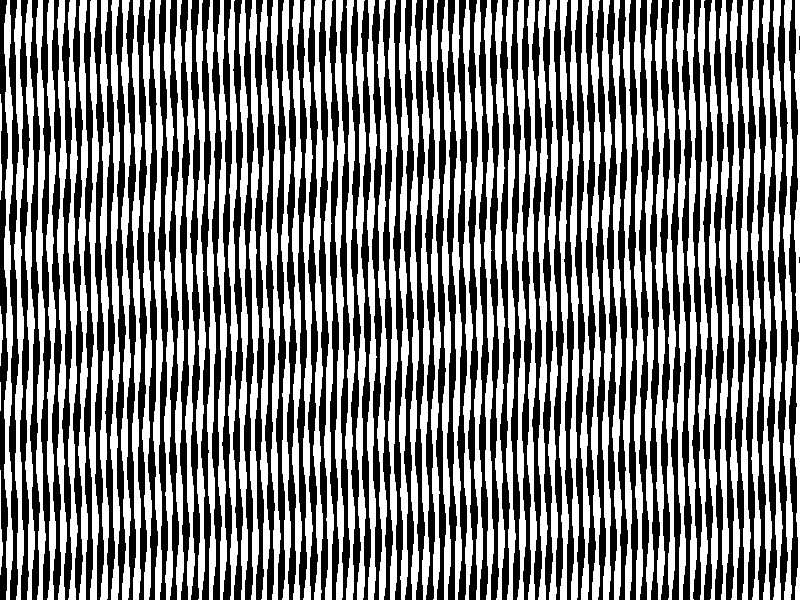
#> input picture lab1/5_binary/data/cover.png, 800 x 600 px
$ python exp_5_1.py
#> lines starting #> are read from the running program, lines starting #| are printed output that depends on the picture; after the words box and inside, x2 and y2 are one past the last pixel; in counts of white or black regions, pixels touching at a corner belong together
"""5.1：二值图像边界隐写，分析R0、R1和lambda对随机加噪的鲁棒性。"""
from pathlib import Path
import csv
import math

import matplotlib
matplotlib.use("Agg")
import matplotlib.pyplot as plt
import numpy as np
from PIL import Image
from scipy.ndimage import maximum_filter, minimum_filter

BASE = Path(__file__).resolve().parent
COVER = BASE / "data/cover.png"
MESSAGE = BASE / "data/message.txt"
OUTPUT = BASE / "output/5_1"
R0, R1, LAMBDA = .45, .55, .02
SEED = 2026  # 作为密钥，决定块的遍历顺序及块内随机取点。
THRESHOLDS = [(.49, .51), (.45, .55), (.40, .60)]
LAMBDAS = [.01, .02, .04]
NOISE = [0, .005, .01, .02, .05, .10]


def bounds(r0, r1, lam):
    """有效带对应的黑像素数量，10×10块每像素为1%。"""
    return (math.ceil((r0 - lam) * 100 - 1e-9), math.floor(r0 * 100 + 1e-9),
            math.ceil(r1 * 100 - 1e-9), math.floor((r1 + lam) * 100 + 1e-9))


def adjust(block, target, boundary, order):
    """只翻转原始八邻域边界上的点，避免新边界不断向外扩散。"""
    delta = target - int(block.sum())
    flat = block.reshape(-1)
    candidates = order[boundary.reshape(-1)[order] & (flat[order] == (delta < 0))]
    if len(candidates) < abs(delta):
        return None
    result = block.copy().reshape(-1)
    result[candidates[:abs(delta)]] = delta > 0
    return result.reshape(10, 10)


def embed(image, bits, r0, r1, lam, seed):
    black = image < 128
    rows, cols = black.shape[0] // 10, black.shape[1] // 10
    lo0, hi0, lo1, hi1 = bounds(r0, r1, lam)
    targets = ((lo0 + hi0) // 2, (lo1 + hi1 + 1) // 2)
    low = math.ceil((r0 - 3 * lam) * 100 - 1e-9)
    high = math.floor((r1 + 3 * lam) * 100 + 1e-9)
    rng = np.random.default_rng(seed)
    block_order = rng.permutation(rows * cols)
    k = 0
    for index in block_order:
        if k == len(bits):
            break
        row, col = divmod(int(index), cols)
        block = black[row*10:(row+1)*10, col*10:(col+1)*10]
        count = int(block.sum())
        bit = int(bits[k])
        # 采用块内部的八邻域，候选集合在修改前固定。
        boundary = maximum_filter(block, size=3, mode="nearest") != minimum_filter(block, size=3, mode="nearest")
        order = rng.permutation(100)
        usable = low <= count <= lo1 if bit == 0 else hi0 <= count <= high
        changed = adjust(block, targets[bit], boundary, order) if usable else None
        if changed is not None:
            block[:] = changed
            k += 1
        elif lo0 <= count <= hi0 or lo1 <= count <= hi1:
            # 原本在有效带的块若被跳过，须标为无效，以免提取时多读一位。
            invalid = sorted([max(0, low-1), min(100, high+1)], key=lambda x: abs(x-count))
            for target in invalid + [50, hi0+1, lo1-1]:
                changed = adjust(block, target, boundary, order)
                if changed is not None:
                    block[:] = changed
                    break
            else:
                raise ValueError("边界像素不足，无法将跳过的块标为无效。")
    if k < len(bits):
        raise ValueError(f"可用二值块不足：需要{len(bits)}块，只能嵌入{k}位。")
    return np.where(black, 0, 255).astype(np.uint8)


def extract(image, n, r0, r1, lam, seed):
    black = image < 128
    rows, cols = black.shape[0] // 10, black.shape[1] // 10
    counts = black[:rows*10, :cols*10].reshape(rows, 10, cols, 10).sum(axis=(1, 3)).reshape(-1)
    lo0, hi0, lo1, hi1 = bounds(r0, r1, lam)
    bits = []
    for index in np.random.default_rng(seed).permutation(rows * cols):
        count = int(counts[index])
        if lo0 <= count <= hi0:
            bits.append(0)
        elif lo1 <= count <= hi1:
            bits.append(1)
        if len(bits) == n:
            break
    return np.asarray(bits, dtype=np.uint8)


def add_noise(image, probability):
    flips = np.random.default_rng(SEED).random(image.shape) < probability
    return np.where(flips, 255 - image, image).astype(np.uint8)


image = np.array(Image.open(COVER).convert("L"))
#> image is the input picture: shape (600, 800); 50% white; 79 white regions, largest, box (x1, y1, x2, y2) and area: (132, 0, 142, 600) 3237, (783, 0, 793, 600) 3236, (110, 0, 120, 600) 3235
image = np.where(image < 128, 0, 255).astype(np.uint8)
bits = np.unpackbits(np.frombuffer(MESSAGE.read_bytes(), dtype=np.uint8))
#> (reads lab1/5_binary/data/message.txt from the repository)
OUTPUT.mkdir(parents=True, exist_ok=True)
stego = embed(image, bits, R0, R1, LAMBDA, SEED)
#> the loop in embed, `for index in block_order:` made 840 passes
#> (count, usable, invalid) on pass 56: (43, False, [38, 62])
#> (count, usable) on passes 13, 16, 22, 24, 42, 59: (50, True), (60, True), (42, True), (41, True), (49, True), (61, True)
#> after the loop in embed, `for index in block_order:`: k = 320
#> in embed, `return np.where(black, 0, 255).astype(np.uint8)`:
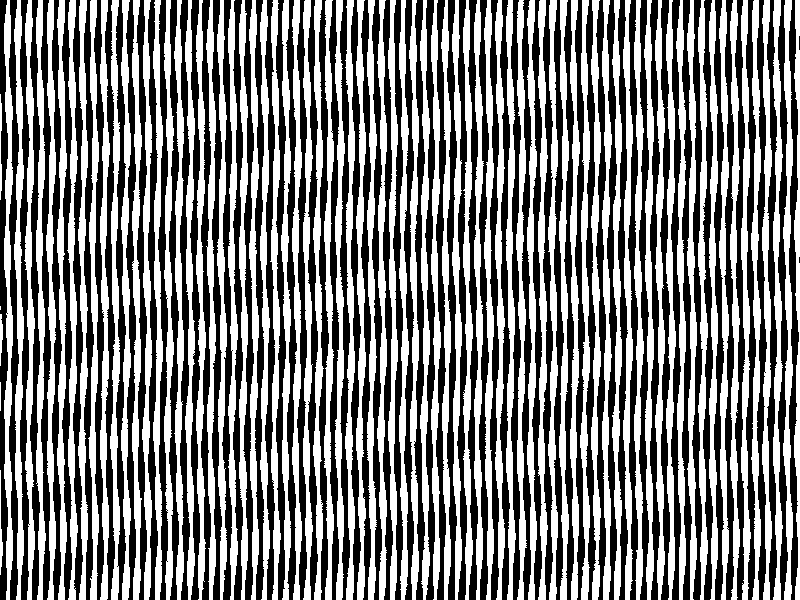
#> returned value: shape (600, 800); 50% white; 80 white regions (1 under 20 px), largest, box (x1, y1, x2, y2) and area: (110, 0, 120, 600) 3255, (132, 0, 142, 600) 3255, (741, 0, 751, 600) 3245
Image.fromarray(stego).save(OUTPUT / "stego.png")
saved = np.array(Image.open(OUTPUT / "stego.png").convert("L"))
recovered = extract(saved, len(bits), R0, R1, LAMBDA, SEED)
#> in extract, `counts = black[:rows*10, :cols*10].reshape(rows, 10, cols, 10).sum(axi..`: counts = 4800 values, max 78 at index 483, min 22 at index 3454, mean 50.04
#> the loop in extract, `for index in np.random.default_rng(seed).permutation(rows * cols):` made 839 passes
#> count on passes 1 to 3: 38, 33, 40
#> after the loop in extract, `for index in np.random.default_rng(seed).permutation(rows * cols):`: bits = 320 values, max 1 at index 0, min 0 at index 3, mean 0.491
#> recovered has the same summary as bits in extract
(OUTPUT / "extracted.txt").write_bytes(np.packbits(recovered).tobytes())
noisy = add_noise(stego, .02)
#> in add_noise, `return np.where(flips, 255 - image, image).astype(np.uint8)`:
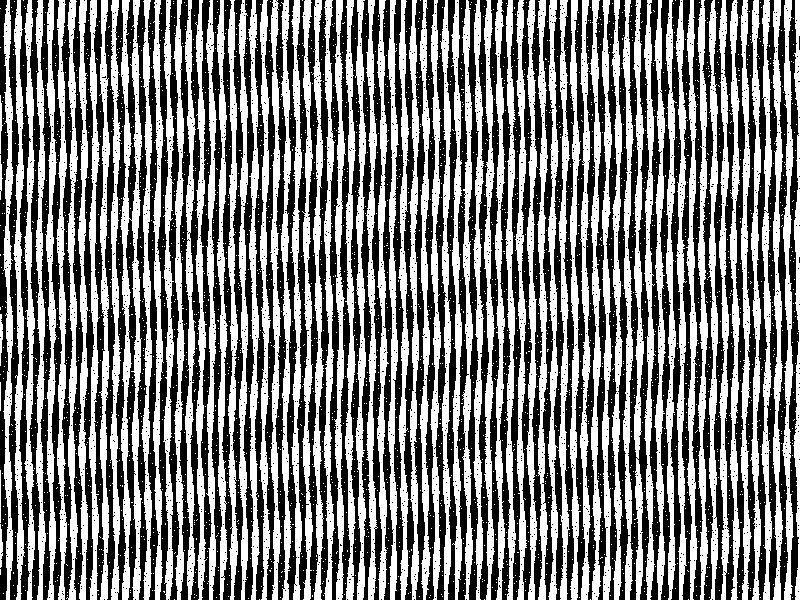
#> returned value: shape (600, 800); 50% white; 2733 white regions (2653 under 20 px), largest, box (x1, y1, x2, y2) and area: (120, 0, 142, 600) 6379, (782, 0, 794, 600) 3220, (740, 0, 752, 600) 3216
Image.fromarray(noisy).save(OUTPUT / "noise_2pct.png")

fig, axes = plt.subplots(1, 3, figsize=(12, 4))
for ax, title, data in zip(axes, ["Original", "Binary stego", "2% random pixel flips"], [image, stego, noisy]):
    ax.imshow(data, cmap="gray", vmin=0, vmax=255)
    ax.set_title(title)
    ax.axis("off")
#> this loop made 3 passes
#> title on passes 1 to 3: 'Original', 'Binary stego', '2% random pixel flips'
fig.tight_layout()
fig.savefig(OUTPUT / "comparison.png", dpi=150)
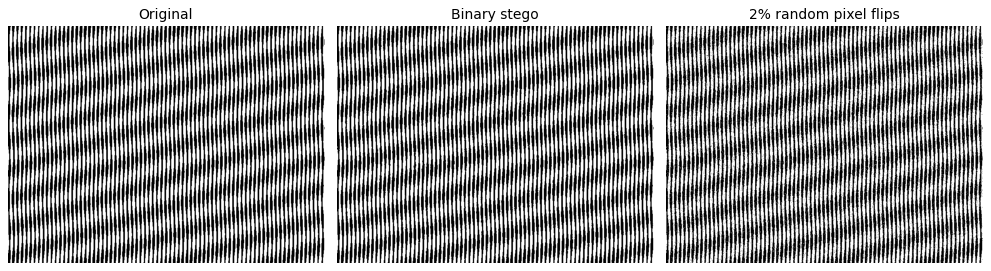
#> figure drawn by matplotlib, 3 panels
plt.close(fig)

results = []
for r0, r1 in THRESHOLDS:
    for lam in LAMBDAS:
        encoded = embed(image, bits, r0, r1, lam, SEED)
        for probability in NOISE:
            decoded = extract(add_noise(encoded, probability), len(bits), r0, r1, lam, SEED)
            # 按实际提取顺序比较；未提取到的位也计为错误。
            errors = int(np.count_nonzero(decoded != bits[:len(decoded)])) + len(bits) - len(decoded)
            results.append({"r0": r0, "r1": r1, "lambda": lam,
                            "noise_probability": probability, "error_rate": errors / len(bits)})
#> this loop made 3 passes
#> pass 1, in extract (call 8), `black = image < 128`:
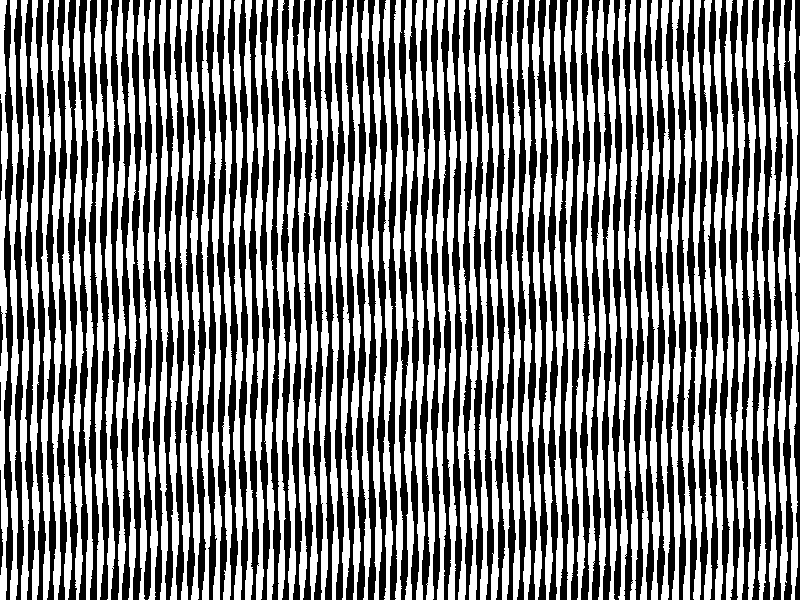
#> black: shape (600, 800) bool; 50.1% white; 80 black regions (1 under 20 px), largest, box (x1, y1, x2, y2) and area: (121, 0, 131, 600) 3247, (591, 0, 601, 600) 3244, (367, 0, 377, 600) 3236
#> pass 1, in extract (call 14), `black = image < 128`:
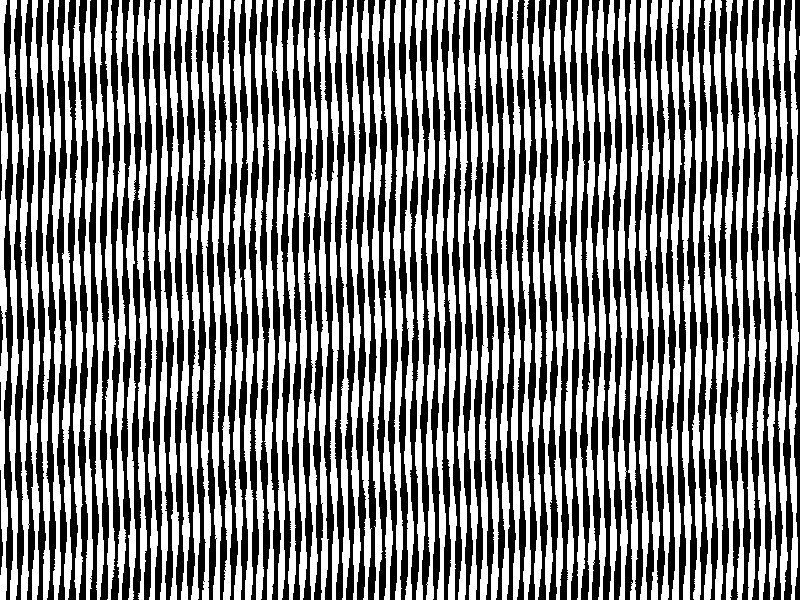
#> black: shape (600, 800) bool; 50.1% white; 79 black regions, largest, box (x1, y1, x2, y2) and area: (783, 0, 793, 600) 3251, (367, 0, 377, 600) 3240, (538, 0, 548, 600) 3240
#> after the loop:
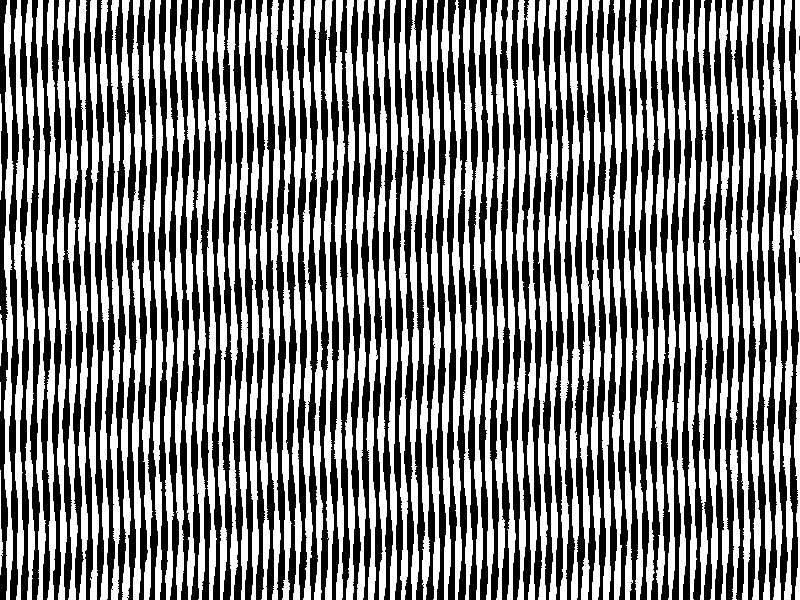
#> encoded: shape (600, 800); 50% white; 80 white regions (1 under 20 px), largest, box (x1, y1, x2, y2) and area: (741, 0, 751, 600) 3261, (783, 0, 793, 600) 3250, (153, 0, 163, 600) 3239
with (OUTPUT / "noise_results.csv").open("w", encoding="utf-8", newline="") as f:
    writer = csv.DictWriter(f, fieldnames=["r0", "r1", "lambda", "noise_probability", "error_rate"])
    writer.writeheader()
    writer.writerows(results)

fig, axes = plt.subplots(1, 3, figsize=(15, 4))
for ax, (r0, r1) in zip(axes, THRESHOLDS):
    for lam in LAMBDAS:
        selected = [r for r in results if r["r0"] == r0 and r["lambda"] == lam]
        ax.plot(NOISE, [r["error_rate"] for r in selected], marker="o", label=f"lambda={lam:.0%}")
    ax.set(title=f"R0={r0:.0%}, R1={r1:.0%}", xlabel="Pixel flip probability", ylabel="Extraction error rate")
    ax.legend()
    ax.grid(alpha=.2)
fig.tight_layout()
fig.savefig(OUTPUT / "noise_robustness.png", dpi=150)
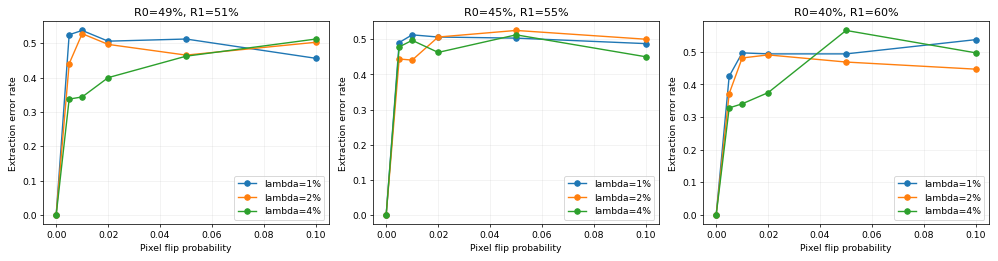
#> figure drawn by matplotlib, 3 panels
plt.close(fig)
print("噪声会改变块内黑像素比例，也可能改变块的有效性，使提取消息出现错位。")
print(f"5.1 嵌入并提取 {len(bits)} bit，结果：{OUTPUT}")
